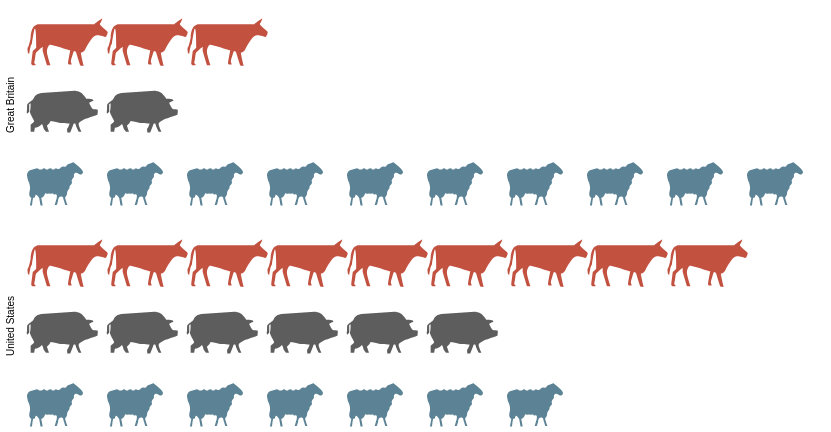

This figure's Vega-Lite source:
### Vega specification from a JSON file in a GitHub repository (floating-point values rounded to 4 significant figures)
{"$schema": "https://vega.github.io/schema/vega/v5.json", "autosize": "pad", "padding": 5, "data": [{"name": "source_0", "values": [{"country": "Great Britain", "animal": "cattle", "col": 3}, {"country": "Great Britain", "animal": "cattle", "col": 2}, {"country": "Great Britain", "animal": "cattle", "col": 1}, {"country": "Great Britain", "animal": "pigs", "col": 2}, {"country": "Great Britain", "animal": "pigs", "col": 1}, {"country": "Great Britain", "animal": "sheep", "col": 10}, {"country": "Great Britain", "animal": "sheep", "col": 9}, {"country": "Great Britain", "animal": "sheep", "col": 8}, {"country": "Great Britain", "animal": "sheep", "col": 7}, {"country": "Great Britain", "animal": "sheep", "col": 6}, {"country": "Great Britain", "animal": "sheep", "col": 5}, {"country": "Great Britain", "animal": "sheep", "col": 4}, {"country": "Great Britain", "animal": "sheep", "col": 3}, {"country": "Great Britain", "animal": "sheep", "col": 2}, {"country": "Great Britain", "animal": "sheep", "col": 1}, {"country": "United States", "animal": "cattle", "col": 9}, {"country": "United States", "animal": "cattle", "col": 8}, {"country": "United States", "animal": "cattle", "col": 7}, {"country": "United States", "animal": "cattle", "col": 6}, {"country": "United States", "animal": "cattle", "col": 5}, {"country": "United States", "animal": "cattle", "col": 4}, {"country": "United States", "animal": "cattle", "col": 3}, {"country": "United States", "animal": "cattle", "col": 2}, {"country": "United States", "animal": "cattle", "col": 1}, {"country": "United States", "animal": "pigs", "col": 6}, {"country": "United States", "animal": "pigs", "col": 5}, {"country": "United States", "animal": "pigs", "col": 4}, {"country": "United States", "animal": "pigs", "col": 3}, {"country": "United States", "animal": "pigs", "col": 2}, {"country": "United States", "animal": "pigs", "col": 1}, {"country": "United States", "animal": "sheep", "col": 7}, {"country": "United States", "animal": "sheep", "col": 6}, {"country": "United States", "animal": "sheep", "col": 5}, {"country": "United States", "animal": "sheep", "col": 4}, {"country": "United States", "animal": "sheep", "col": 3}, {"country": "United States", "animal": "sheep", "col": 2}, {"country": "United States", "animal": "sheep", "col": 1}]}, {"name": "row_domain", "source": "source_0", "transform": [{"type": "aggregate", "groupby": ["country"]}]}], "signals": [{"name": "child_width", "value": 800}, {"name": "child_height", "value": 200}], "layout": {"padding": 20, "columns": 1, "bounds": "full", "align": "all"}, "marks": [{"name": "row_header", "type": "group", "role": "row-header", "from": {"data": "row_domain"}, "sort": {"field": "datum[\"country\"]", "order": "ascending"}, "title": {"text": {"signal": "parent[\"country\"]"}, "orient": "left", "style": "guide-label", "frame": "group", "offset": 10}, "encode": {"update": {"height": {"signal": "child_height"}}}}, {"name": "cell", "type": "group", "style": "cell", "from": {"facet": {"name": "facet", "data": "source_0", "groupby": ["country"]}}, "sort": {"field": ["datum[\"country\"]"], "order": ["ascending"]}, "encode": {"update": {"width": {"signal": "child_width"}, "height": {"signal": "child_height"}}}, "marks": [{"name": "child_marks", "type": "symbol", "style": ["point"], "from": {"data": "facet"}, "encode": {"update": {"opacity": {"value": 1}, "fill": {"scale": "color", "field": "animal"}, "tooltip": {"signal": "{\"col\": datum[\"col\"], \"animal\": datum[\"animal\"]}"}, "x": {"scale": "x", "field": "col"}, "y": {"scale": "y", "field": "animal"}, "size": {"value": 200}, "shape": {"scale": "shape", "field": "animal"}}}}]}], "scales": [{"name": "x", "type": "point", "domain": {"data": "source_0", "field": "col", "sort": true}, "range": [0, {"signal": "child_width"}], "padding": 0.5}, {"name": "y", "type": "point", "domain": {"data": "source_0", "field": "animal", "sort": true}, "range": [0, {"signal": "child_height"}], "padding": 0.5}, {"name": "color", "type": "ordinal", "domain": ["person", "cattle", "pigs", "sheep"], "range": ["rgb(162,160,152)", "rgb(194,81,64)", "rgb(93,93,93)", "rgb(91,131,149)"], "interpolate": "hcl"}, {"name": "shape", "type": "ordinal", "domain": ["person", "cattle", "pigs", "sheep"], "range": ["M1.7 -1.7h-0.8c0.3 -0.2 0.6 -0.5 0.6 -0.9c0 -0.6 -0.4 -1 -1 -1c-0.6 0 -1 0.4 -1 1c0 0.4 0.2 0.7 0.6 0.9h-0.8c-0.4 0 -0.7 0.3 -0.7 0.6v1.9c0 0.3 0.3 0.6 0.6 0.6h0.2c0 0 0 0.1 0 0.1v1.9c0 0.3 0.2 0.6 0.3 0.6h1.3c0.2 0 0.3 -0.3 0.3 -0.6v-1.8c0 0 0 -0.1 0 -0.1h0.2c0.3 0 0.6 -0.3 0.6 -0.6v-2c0.2 -0.3 -0.1 -0.6 -0.4 -0.6z", "M4 -2c0 0 0.9 -0.7 1.1 -0.8c0.1 -0.1 -0.1 0.5 -0.3 0.7c-0.2 0.2 1.1 1.1 1.1 1.2c0 0.2 -0.2 0.8 -0.4 0.7c-0.1 0 -0.8 -0.3 -1.3 -0.2c-0.5 0.1 -1.3 1.6 -1.5 2c-0.3 0.4 -0.6 0.4 -0.6 0.4c0 0.1 0.3 1.7 0.4 1.8c0.1 0.1 -0.4 0.1 -0.5 0c0 0 -0.6 -1.9 -0.6 -1.9c-0.1 0 -0.3 -0.1 -0.3 -0.1c0 0.1 -0.5 1.4 -0.4 1.6c0.1 0.2 0.1 0.3 0.1 0.3c0 0 -0.4 0 -0.4 0c0 0 -0.2 -0.1 -0.1 -0.3c0 -0.2 0.3 -1.7 0.3 -1.7c0 0 -2.8 -0.9 -2.9 -0.8c-0.2 0.1 -0.4 0.6 -0.4 1c0 0.4 0.5 1.9 0.5 1.9l-0.5 0l-0.6 -2l0 -0.6c0 0 -1 0.8 -1 1c0 0.2 -0.2 1.3 -0.2 1.3c0 0 0.3 0.3 0.2 0.3c0 0 -0.5 0 -0.5 0c0 0 -0.2 -0.2 -0.1 -0.4c0 -0.1 0.2 -1.6 0.2 -1.6c0 0 0.5 -0.4 0.5 -0.5c0 -0.1 0 -2.7 -0.2 -2.7c-0.1 0 -0.4 2 -0.4 2c0 0 0 0.2 -0.2 0.5c-0.1 0.4 -0.2 1.1 -0.2 1.1c0 0 -0.2 -0.1 -0.2 -0.2c0 -0.1 -0.1 -0.7 0 -0.7c0.1 -0.1 0.3 -0.8 0.4 -1.4c0 -0.6 0.2 -1.3 0.4 -1.5c0.1 -0.2 0.6 -0.4 0.6 -0.4z", "M1.2 -2c0 0 0.7 0 1.2 0.5c0.5 0.5 0.4 0.6 0.5 0.6c0.1 0 0.7 0 0.8 0.1c0.1 0 0.2 0.2 0.2 0.2c0 0 -0.6 0.2 -0.6 0.3c0 0.1 0.4 0.9 0.6 0.9c0.1 0 0.6 0 0.6 0.1c0 0.1 0 0.7 -0.1 0.7c-0.1 0 -1.2 0.4 -1.5 0.5c-0.3 0.1 -1.1 0.5 -1.1 0.7c-0.1 0.2 0.4 1.2 0.4 1.2l-0.4 0c0 0 -0.4 -0.8 -0.4 -0.9c0 -0.1 -0.1 -0.3 -0.1 -0.3l-0.2 0l-0.5 1.3l-0.4 0c0 0 -0.1 -0.4 0 -0.6c0.1 -0.1 0.3 -0.6 0.3 -0.7c0 0 -0.8 0 -1.5 -0.1c-0.7 -0.1 -1.2 -0.3 -1.2 -0.2c0 0.1 -0.4 0.6 -0.5 0.6c0 0 0.3 0.9 0.3 0.9l-0.4 0c0 0 -0.4 -0.5 -0.4 -0.6c0 -0.1 -0.2 -0.6 -0.2 -0.5c0 0 -0.4 0.4 -0.6 0.4c-0.2 0.1 -0.4 0.1 -0.4 0.1c0 0 -0.1 0.6 -0.1 0.6l-0.5 0l0 -1c0 0 0.5 -0.4 0.5 -0.5c0 -0.1 -0.7 -1.2 -0.6 -1.4c0.1 -0.1 0.1 -1.1 0.1 -1.1c0 0 -0.2 0.1 -0.2 0.1c0 0 0 0.9 0 1c0 0.1 -0.2 0.3 -0.3 0.3c-0.1 0 0 -0.5 0 -0.9c0 -0.4 0 -0.4 0.2 -0.6c0.2 -0.2 0.6 -0.3 0.8 -0.8c0.3 -0.5 1 -0.6 1 -0.6z", "M-4.1 -0.5c0.2 0 0.2 0.2 0.5 0.2c0.3 0 0.3 -0.2 0.5 -0.2c0.2 0 0.2 0.2 0.4 0.2c0.2 0 0.2 -0.2 0.5 -0.2c0.2 0 0.2 0.2 0.4 0.2c0.2 0 0.2 -0.2 0.4 -0.2c0.1 0 0.2 0.2 0.4 0.1c0.2 0 0.2 -0.2 0.4 -0.3c0.1 0 0.1 -0.1 0.4 0c0.3 0 0.3 -0.4 0.6 -0.4c0.3 0 0.6 -0.3 0.7 -0.2c0.1 0.1 1.4 1 1.3 1.4c-0.1 0.4 -0.3 0.3 -0.4 0.3c-0.1 0 -0.5 -0.4 -0.7 -0.2c-0.3 0.2 -0.1 0.4 -0.2 0.6c-0.1 0.1 -0.2 0.2 -0.3 0.4c0 0.2 0.1 0.3 0 0.5c-0.1 0.2 -0.3 0.2 -0.3 0.5c0 0.3 -0.2 0.3 -0.3 0.6c-0.1 0.2 0 0.3 -0.1 0.5c-0.1 0.2 -0.1 0.2 -0.2 0.3c-0.1 0.1 0.3 1.1 0.3 1.1l-0.3 0c0 0 -0.3 -0.9 -0.3 -1c0 -0.1 -0.1 -0.2 -0.3 -0.2c-0.2 0 -0.3 0.1 -0.4 0.4c0 0.3 -0.2 0.8 -0.2 0.8l-0.3 0l0.3 -1c0 0 0.1 -0.6 -0.2 -0.5c-0.3 0.1 -0.2 -0.1 -0.4 -0.1c-0.2 -0.1 -0.3 0.1 -0.4 0c-0.2 -0.1 -0.3 0.1 -0.5 0c-0.2 -0.1 -0.1 0 -0.3 0.3c-0.2 0.3 -0.4 0.3 -0.4 0.3l0.2 1.1l-0.3 0l-0.2 -1.1c0 0 -0.4 -0.6 -0.5 -0.4c-0.1 0.3 -0.1 0.4 -0.3 0.4c-0.1 -0.1 -0.2 1.1 -0.2 1.1l-0.3 0l0.2 -1.1c0 0 -0.3 -0.1 -0.3 -0.5c0 -0.3 0.1 -0.5 0.1 -0.7c0.1 -0.2 -0.1 -1 -0.2 -1.1c-0.1 -0.2 -0.2 -0.8 -0.2 -0.8c0 0 -0.1 -0.5 0.4 -0.8z"]}], "config": {"style": {"cell": {"stroke": ""}}}}
